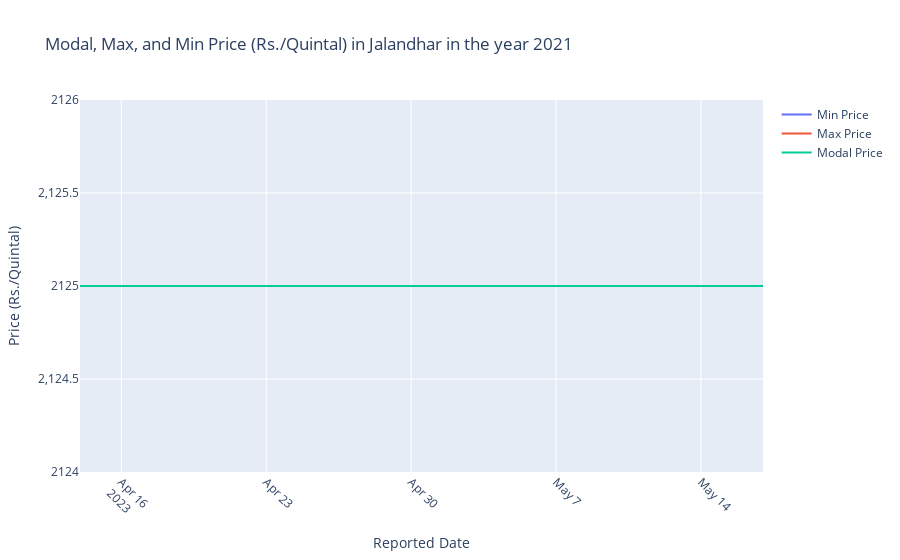

Notebook cell for this chart:
### Code cell
import plotly.graph_objects as go

# Filter data for the year 2021
data_2023 = kapurthala[kapurthala['Reported Date'].dt.year == 2023]

# Create traces for each line
trace_min_price = go.Scatter(x=data_2023['Reported Date'], y=data_2023['Min Price (Rs./Quintal)'],
                             mode='lines', name='Min Price')

trace_max_price = go.Scatter(x=data_2023['Reported Date'], y=data_2023['Max Price (Rs./Quintal)'],
                             mode='lines', name='Max Price')

trace_modal_price = go.Scatter(x=data_2023['Reported Date'], y=data_2023['Modal Price (Rs./Quintal)'],
                               mode='lines', name='Modal Price')

# Create figure and add traces
fig = go.Figure()
fig.add_trace(trace_min_price)
fig.add_trace(trace_max_price)
fig.add_trace(trace_modal_price)

# Update layout
fig.update_layout(
    title='Modal, Max, and Min Price (Rs./Quintal) in kapurthala in the year 2021',
    xaxis_title='Reported Date',
    yaxis_title='Price (Rs./Quintal)',
    xaxis=dict(tickangle=45)
)

# Show plot
fig.show()

### Figure 1 — Plotly figure (JSON) as saved in the notebook; plotly's stock layout.template omitted (floating-point values rounded to 4 significant figures)
{"data": [{"mode": "lines", "name": "Min Price", "type": "scatter", "x": ["2023-05-17T00:00:00", "2023-05-16T00:00:00", "2023-05-10T00:00:00", "2023-05-09T00:00:00", "2023-05-08T00:00:00", "2023-05-07T00:00:00", "2023-05-04T00:00:00", "2023-05-03T00:00:00", "2023-05-02T00:00:00", "2023-05-01T00:00:00", "2023-04-30T00:00:00", "2023-04-29T00:00:00", "2023-04-28T00:00:00", "2023-04-27T00:00:00", "2023-04-26T00:00:00", "2023-04-25T00:00:00", "2023-04-24T00:00:00", "2023-04-23T00:00:00", "2023-04-22T00:00:00", "2023-04-21T00:00:00", "2023-04-20T00:00:00", "2023-04-18T00:00:00", "2023-04-17T00:00:00", "2023-04-16T00:00:00", "2023-04-15T00:00:00", "2023-04-14T00:00:00"], "y": [2125, 2125, 2125, 2125, 2125, 2125, 2125, 2125, 2125, 2125, 2125, 2125, 2125, 2125, 2125, 2125, 2125, 2125, 2125, 2125, 2125, 2125, 2125, 2125, 2125, 2125]}, {"mode": "lines", "name": "Max Price", "type": "scatter", "x": ["2023-05-17T00:00:00", "2023-05-16T00:00:00", "2023-05-10T00:00:00", "2023-05-09T00:00:00", "2023-05-08T00:00:00", "2023-05-07T00:00:00", "2023-05-04T00:00:00", "2023-05-03T00:00:00", "2023-05-02T00:00:00", "2023-05-01T00:00:00", "2023-04-30T00:00:00", "2023-04-29T00:00:00", "2023-04-28T00:00:00", "2023-04-27T00:00:00", "2023-04-26T00:00:00", "2023-04-25T00:00:00", "2023-04-24T00:00:00", "2023-04-23T00:00:00", "2023-04-22T00:00:00", "2023-04-21T00:00:00", "2023-04-20T00:00:00", "2023-04-18T00:00:00", "2023-04-17T00:00:00", "2023-04-16T00:00:00", "2023-04-15T00:00:00", "2023-04-14T00:00:00"], "y": [2125, 2125, 2125, 2125, 2125, 2125, 2125, 2125, 2125, 2125, 2125, 2125, 2125, 2125, 2125, 2125, 2125, 2125, 2125, 2125, 2125, 2125, 2125, 2125, 2125, 2125]}, {"mode": "lines", "name": "Modal Price", "type": "scatter", "x": ["2023-05-17T00:00:00", "2023-05-16T00:00:00", "2023-05-10T00:00:00", "2023-05-09T00:00:00", "2023-05-08T00:00:00", "2023-05-07T00:00:00", "2023-05-04T00:00:00", "2023-05-03T00:00:00", "2023-05-02T00:00:00", "2023-05-01T00:00:00", "2023-04-30T00:00:00", "2023-04-29T00:00:00", "2023-04-28T00:00:00", "2023-04-27T00:00:00", "2023-04-26T00:00:00", "2023-04-25T00:00:00", "2023-04-24T00:00:00", "2023-04-23T00:00:00", "2023-04-22T00:00:00", "2023-04-21T00:00:00", "2023-04-20T00:00:00", "2023-04-18T00:00:00", "2023-04-17T00:00:00", "2023-04-16T00:00:00", "2023-04-15T00:00:00", "2023-04-14T00:00:00"], "y": [2125, 2125, 2125, 2125, 2125, 2125, 2125, 2125, 2125, 2125, 2125, 2125, 2125, 2125, 2125, 2125, 2125, 2125, 2125, 2125, 2125, 2125, 2125, 2125, 2125, 2125]}], "layout": {"title": {"text": "Modal, Max, and Min Price (Rs./Quintal) in Jalandhar in the year 2021"}, "xaxis": {"tickangle": 45, "title": {"text": "Reported Date"}}, "yaxis": {"title": {"text": "Price (Rs./Quintal)"}}}}
